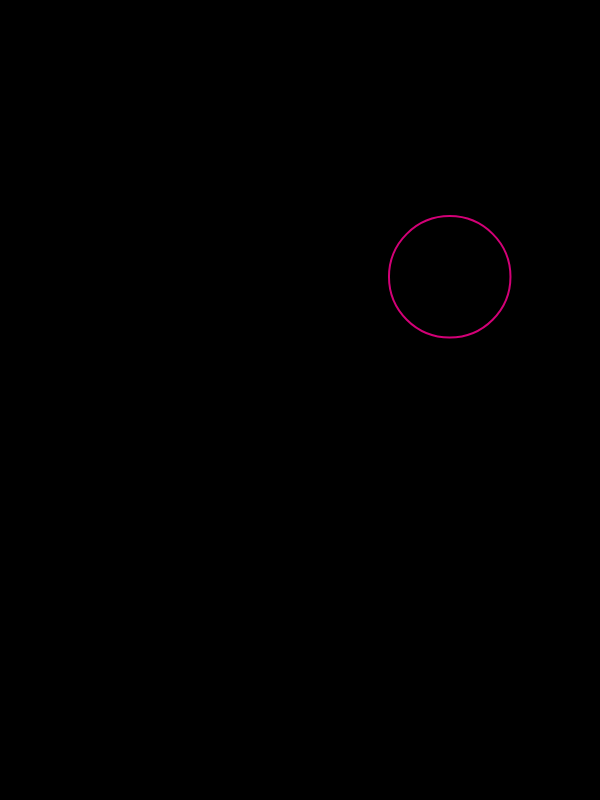
Frame 1 (no input)
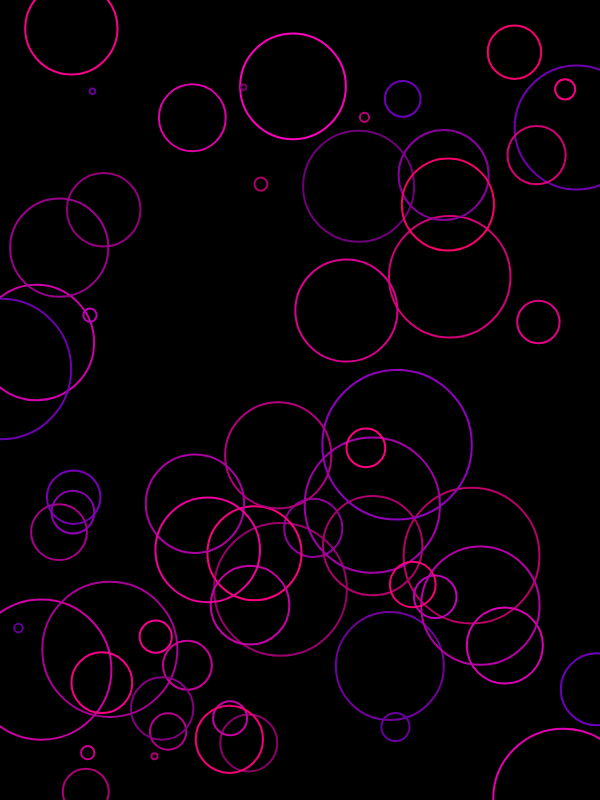
Frame 60 (no input)
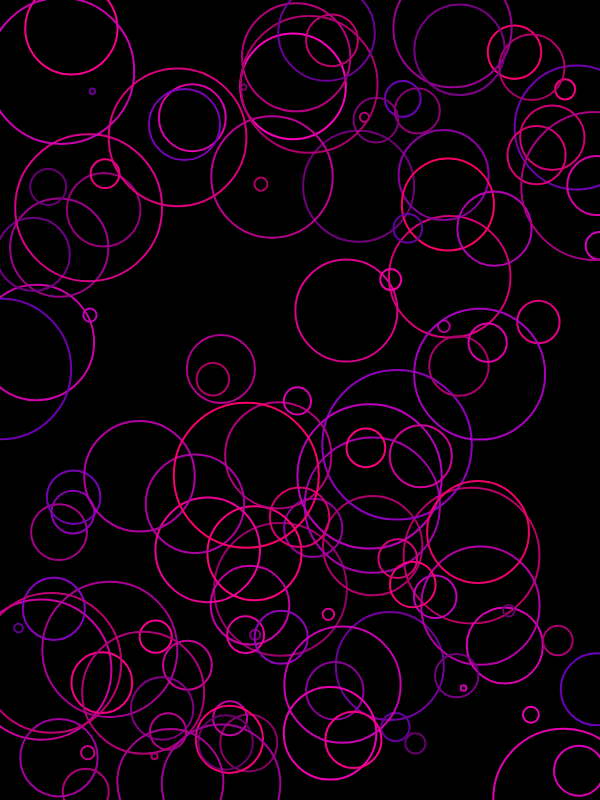
Frame 120 (the mouse pressed at the canvas centre since frame 60)

The p5.js sketch that drew these frames (run headless with seeded random() and noise() and a simulated clock; from frame 60 on, the mouse is pressed at the canvas centre):

// p5.js sketch
// ── sketch.js
var bubble = {
	x: 400,
	y: 400,
	radius:100,

};
	
var color = {
	r: 255,
	g: 204,
	b: 204,

};

function setup() {
  createCanvas(600, 800);
	background(0);
}

function draw() {
	noFill();
	strokeWeight(2);
	display(bubble);
	
}

function display() {
	color.r = random(100,255);
	color.g = 0
	color.b = random(100,190);
	bubble.x = random(0,width);
	bubble.y = random(0,height);
	bubble.radius = random (5,150);
	
	stroke(color.r,color.g,color.b);
	ellipse(bubble.x,bubble.y,bubble.radius,bubble.radius);
}
